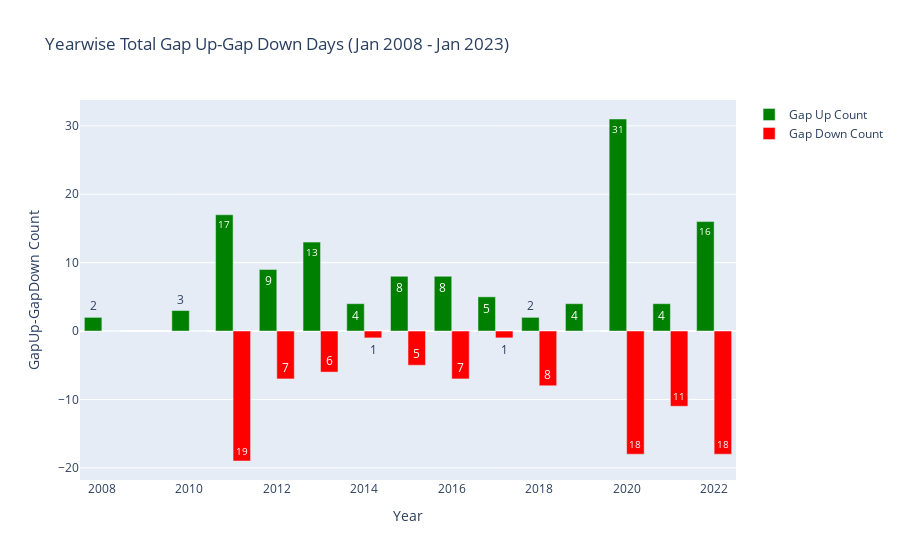

The cell this chart's notebook holds for it:
### Code cell
gap_up_days_count = go.Bar(x=gap_up_down_days_yearly_df['Year'],
                        y=gap_up_down_days_yearly_df['Gap Up'],
                        name ='Gap Up Count',
                        marker_color='green',
                        text=gap_up_down_days_yearly_df['Gap Up'].values.round(2),
                        textposition='auto'
                       )


gap_down_days_count = go.Bar(x=gap_up_down_days_yearly_df['Year'],
                        y=(-1)*gap_up_down_days_yearly_df['Gap Down'], #inverting the gap down days
                        name ='Gap Down Count',
                        marker_color='red',
                        text=gap_up_down_days_yearly_df['Gap Down'].values.round(2),
                        textposition='auto'                           
                       )


fig = go.Figure(data=[gap_up_days_count, gap_down_days_count])

fig.update_layout(title="Yearwise Total Gap Up-Gap Down Days (Jan 2008 - Jan 2023)",
                  xaxis_title='Year',
                  yaxis_title='GapUp-GapDown Count')

fig.show()

### Figure 1 — Plotly figure (JSON) as saved in the notebook; plotly's stock layout.template omitted (floating-point values rounded to 4 significant figures)
{"data": [{"marker": {"color": "green"}, "name": "Gap Up Count", "text": [2, 3, 17, 9, 13, 4, 8, 8, 5, 2, 4, 31, 4, 16], "textposition": "auto", "type": "bar", "x": [2008, 2010, 2011, 2012, 2013, 2014, 2015, 2016, 2017, 2018, 2019, 2020, 2021, 2022], "y": [2, 3, 17, 9, 13, 4, 8, 8, 5, 2, 4, 31, 4, 16]}, {"marker": {"color": "red"}, "name": "Gap Down Count", "text": [0, 0, 19, 7, 6, 1, 5, 7, 1, 8, 0, 18, 11, 18], "textposition": "auto", "type": "bar", "x": [2008, 2010, 2011, 2012, 2013, 2014, 2015, 2016, 2017, 2018, 2019, 2020, 2021, 2022], "y": [0, 0, -19, -7, -6, -1, -5, -7, -1, -8, 0, -18, -11, -18]}], "layout": {"title": {"text": "Yearwise Total Gap Up-Gap Down Days (Jan 2008 - Jan 2023)"}, "xaxis": {"title": {"text": "Year"}}, "yaxis": {"title": {"text": "GapUp-GapDown Count"}}}}
